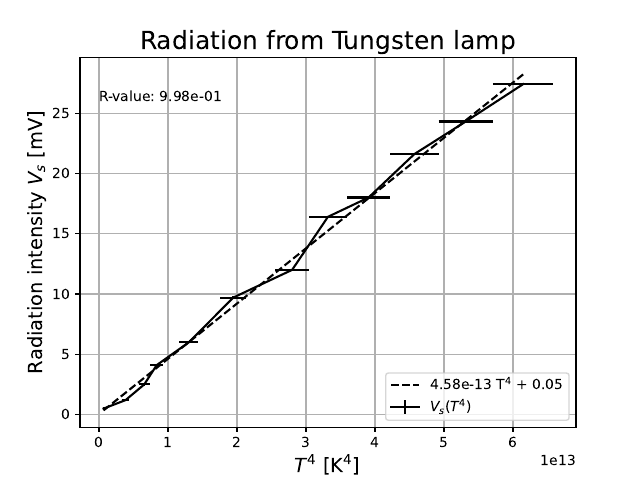

Reproduce this figure in Python.
import pandas as pd
import numpy as np
import matplotlib.pyplot as plt
from scipy.stats import linregress

def main():
    df = pd.read_csv('lamp_data.csv', dtype=float, header=0)
    V = np.asarray(df.get('V'))
    I = np.asarray(df.get('I'))
    Vs = np.asarray(df.get('Rad'))

    R_0 = 0.278  # [Ohm]
    R = V / I

    delta_V = 0.01
    delta_I = 0.001
    delta_R = np.sqrt((delta_V / I)**2 + (delta_I * V / I ** 2)**2)
    avg_delta_R_R = np.average(delta_R / R)

    print(f'{avg_delta_R_R:.2%}')

    print(R/R_0)

    # From table in Kelvin:
    delta_T = 50.
    T = np.asarray(
        [900, 1400, 1600, 1700, 1900, 2100,
        2300, 2400, 2500, 2600, 2700, 2800],
        dtype=float
    )
    delta_T_4 = np.sqrt((4 * T ** 3 * delta_T)**2)
    print(f'{delta_T_4[0]:.2e}\n{(T[0])**4:.2e}')
    # exit()

    line = linregress(x=T**4, y=Vs)
    a = line.slope
    b = line.intercept

    plt.errorbar(x=T**4, xerr=delta_T_4, y=Vs, yerr=0.1, label='$V_s(T^4)$', color='k')
    plt.plot(T**4, a*T**4 + b, color='k', ls='--', label=f'{a:.2e} T$^4$ + {b:.2f}')
    plt.xlabel('$T^4$ [K$^4$]', fontsize=14)
    plt.ylabel('Radiation intensity $V_s$ [mV]', fontsize=14)
    plt.title('Radiation from Tungsten lamp', fontsize=18)
    plt.text(0, 26, f'R-value: {line.rvalue:.2e}')
    plt.legend(loc='lower right')
    plt.grid()
    plt.savefig('lamp.pdf')
    plt.show()

if __name__ == '__main__':
    main()
